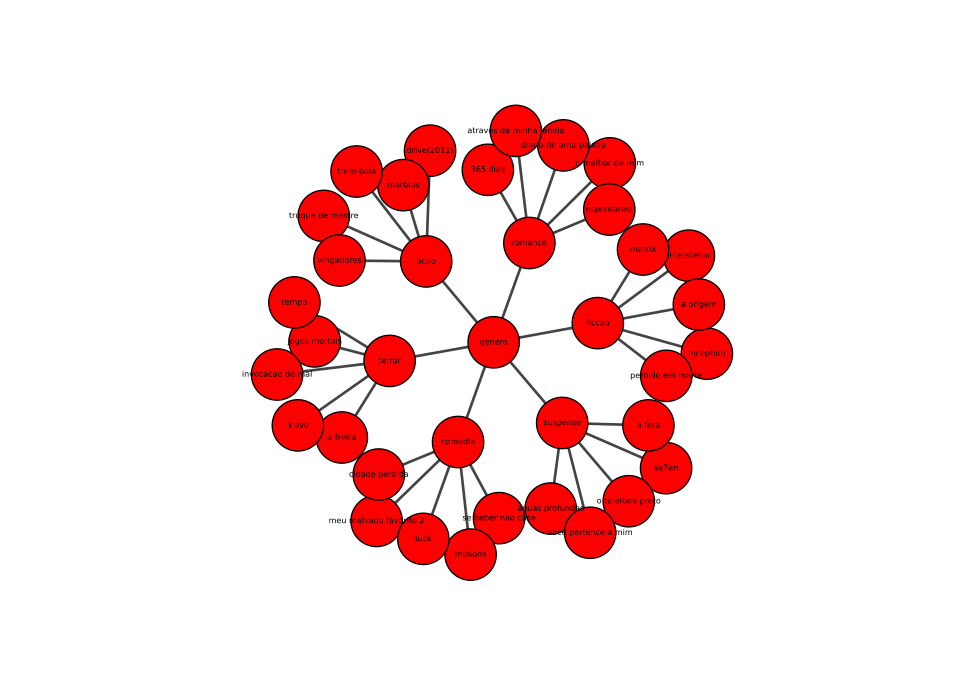

Source code (Python):
from collections import defaultdict
from random import randint
from auxiliares import preecherArestaLista, procurarPorGenero
import igraph as ig
import matplotlib.pyplot as plt
class Grafos: 
    def __init__(self, vertice, listaGeneros, listaFilmes, dirigido = False) -> None:
        
        self._vertice = vertice
        self.dirigido = dirigido
        self.adj = defaultdict(list)
        self.arestas = []
        for genero in listaGeneros:
            if genero.name == 'genero':
                vertice = genero
            if genero.name != 'genero':
                tupla = (vertice.id, genero.id)
                self.arestas.append(tupla)

        preecherArestaLista(listaFilmes, listaGeneros, self.arestas)
        for genero in listaGeneros:
            self.adj[genero.name]
        for filme in listaFilmes:
            self.adj[filme.name]
        for genero in listaGeneros:
            if genero.name != 'genero':
                self.adj['genero'].append(genero)
        self.listaGenero = listaGeneros
        self.listaFilme = listaFilmes
        
    def adicionarAresta(self, filmeA, generoB):
        if filmeA.genre != generoB.genre:
            raise ValueError('Genero de <Filme> e <Genero> nao coincide')
        self.adj[generoB.genre].append(filmeA)
        if not self.dirigido:
            self.adj[filmeA.name].append(generoB)
    
    def printarGrafos(self):
        for vertice in self.adj:
            print(f'{vertice}: {self.adj.get(vertice)}')
    
    def visualizarGrafoFilmes(self):
        g = ig.Graph(self._vertice, self.arestas)
        g["title"] = 'Grafo dos Filmes'
        lista = [vertice.name for vertice in self.listaGenero]
        lista.extend([vertice.name for vertice in self.listaFilme])
        g.vs["name"] = lista
        fig, ax = plt.subplots(figsize=(10,10))
        ig.plot(
            g,
            target=ax,
            vertex_size=0.95,
            vertex_label=g.vs["name"],
            vertex_label_size=6.0
            
        )
        plt.show()
        fig.savefig('graph.svg')

    def visualizarGrafoRecomendacao(self, objRecomendacao):
        # 6 generos + 1 usuario + filmes que estao na recomendacao
        vertices = 7
        id_usuario = 0
        idAux = 7
        for chave in objRecomendacao:
            if len(objRecomendacao[chave]) != 0:
                for filme in objRecomendacao[chave]:
                    vertices += 1
        arestasAux = []
        for genero in self.listaGenero:
            if genero.name != 'genero':
                tupla = (id_usuario, genero.id)
                arestasAux.append(tupla)
        
        for chave in objRecomendacao:
            if len(objRecomendacao[chave]) != 0:
                generoID = procurarPorGenero(self.listaGenero, chave).id
                for filme in objRecomendacao[chave]:
                    tupla = (generoID, idAux)
                    idAux += 1
                    arestasAux.append(tupla)
        listaNomes = ['Usuário']
        listaNomes.extend([vertices.name for vertices in self.listaGenero if vertices.name != 'genero'])
        for chave in objRecomendacao:
            if len(objRecomendacao[chave]) != 0:
                listaAux = objRecomendacao[chave]
                listaNomes.extend(listaAux)
        g = ig.Graph(vertices, arestasAux)
        g["title"] = "Grafo de Recomendacao"
        g.vs["name"] = listaNomes
        fig, ax = plt.subplots(figsize=(10,10))
        ig.plot(
            g,
            target=ax,
            vertex_size=0.65,
            vertex_label=g.vs["name"],
            vertex_label_size=6.0
            
        )
        plt.show()
        fig.savefig('graphRecomendation.svg')

    def dfs(self, fonte, genero):

        lista = []
        dicVisitado = {}
        for vertice in self.adj:
            dicVisitado[vertice] = False
        def dfsAuxiliar(grafo, dicionarioVisitado, vertice, genero, listaAux):
            dicionarioVisitado[vertice.name] = True
            if vertice.peso == 1:
                listaAux.append(vertice.name)
            for vizinho in self.adj[vertice.name]:
                if not dicionarioVisitado[vizinho.name] and genero == vizinho.genre:
                    dfsAuxiliar(grafo, dicionarioVisitado, vizinho, genero, listaAux)
        dfsAuxiliar(self.adj, dicVisitado, fonte, genero, lista)
        return lista
    
    def modificarPeso(self, genero, escala):
        subgrafo = self.adj[genero]
        lista = [(filme, indice) for indice, filme in enumerate(subgrafo)]
        print(lista)
        for vertice, ind in enumerate(subgrafo):
            self.adj[genero][vertice].peso = 0
        peso = []
        while len(peso) != escala and len(lista) != 0:
            vertice, ind = lista.pop(0)
            colocaEle = randint(0, 1)
            if colocaEle and not vertice.peso:
                self.adj[genero][ind].peso = colocaEle
                peso.append(vertice)
            else:
                lista.append((vertice, ind))
            
    def BuscaPorRecomendacao(self, escalaDic, raiz):
        for chave in escalaDic:
             if escalaDic[chave] != 0:
                self.modificarPeso(chave, escalaDic[chave])
        dicRecommendacao = {
            'acao': [],
            'comedia': [],
            'terror': [],
            'suspense': [],
            'ficcao': [],
            'romance': []
        }
        for chave in dicRecommendacao:
            lista = self.dfs(raiz, chave)
            dicRecommendacao[chave] = lista
        return dicRecommendacao

            
                
        
            
        


    @property
    def vertice(self):
        return self._vertice

    @vertice.setter
    def vertice(self, vertice):
        self._vertice = vertice
            
        

#Fonte: https://algoritmosempython.com.br/  
#https://algoritmosempython.com.br/cursos/algoritmos-python/algoritmos-grafos/busca-profundidade/
